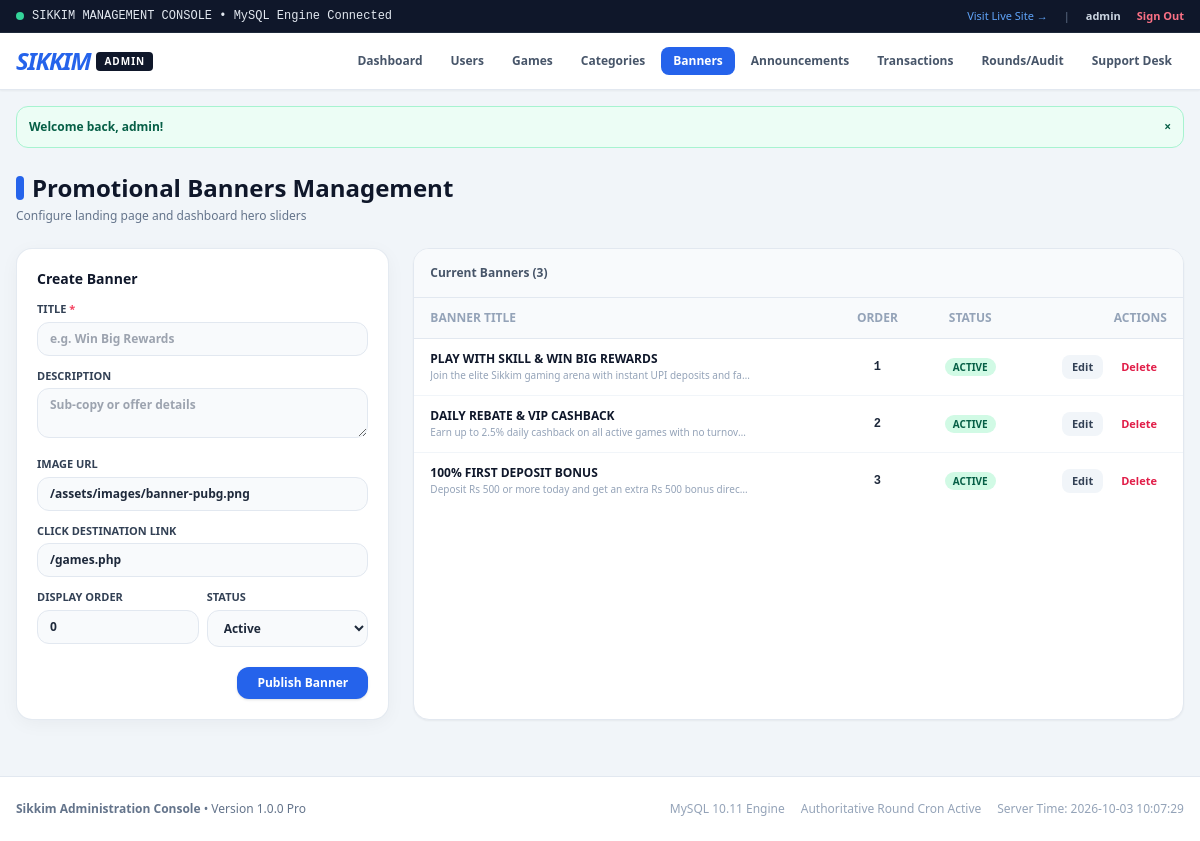
The page /admin/banners.php (signed in) on the database its author committed.
### tables this page shows
CREATE TABLE `users` (
  `id` INT AUTO_INCREMENT PRIMARY KEY,
  `username` VARCHAR(50) NOT NULL UNIQUE,
  `phone` VARCHAR(20) NOT NULL UNIQUE,
  `email` VARCHAR(100) DEFAULT NULL,
  `password_hash` VARCHAR(255) NOT NULL,
  `role` ENUM('user', 'admin') NOT NULL DEFAULT 'user',
  `status` ENUM('active', 'suspended') NOT NULL DEFAULT 'active',
  `avatar` VARCHAR(255) DEFAULT '/assets/images/avatar-default.png',
  `created_at` TIMESTAMP DEFAULT CURRENT_TIMESTAMP,
  `updated_at` TIMESTAMP DEFAULT CURRENT_TIMESTAMP ON UPDATE CURRENT_TIMESTAMP,
  INDEX `idx_users_phone` (`phone`),
  INDEX `idx_users_username` (`username`),
  INDEX `idx_users_role` (`role`)
);

CREATE TABLE `banners` (
  `id` INT AUTO_INCREMENT PRIMARY KEY,
  `title` VARCHAR(150) NOT NULL,
  `description` VARCHAR(255) DEFAULT NULL,
  `image` VARCHAR(255) NOT NULL,
  `link` VARCHAR(255) NOT NULL DEFAULT '#',
  `display_order` INT NOT NULL DEFAULT 0,
  `status` ENUM('active', 'inactive') NOT NULL DEFAULT 'active',
  `created_at` TIMESTAMP DEFAULT CURRENT_TIMESTAMP,
  INDEX `idx_banner_status` (`status`),
  INDEX `idx_banner_order` (`display_order`)
);

### includes/auth.php (called while the page is built, shortened)
<?php
function isLoggedIn(): bool {
    return isset($_SESSION['user_id']) && !empty($_SESSION['user_id']);
}
function getCurrentUserId(): ?int {
    return $_SESSION['user_id'] ?? null;
}
function getCurrentUser(): ?array {
    $uid = getCurrentUserId();
    $pdo = getDB();
    $stmt = $pdo->prepare("
        SELECT u.id, u.username, u.phone, u.email, u.role, u.status, u.avatar, u.created_at,
               COALESCE(w.balance, 0.00) as balance,
               COALESCE(w.bonus_balance, 0.00) as bonus_balance,
               COALESCE(w.total_deposited, 0.00) as total_deposited,
               COALESCE(w.total_withdrawn, 0.00) as total_withdrawn
        FROM `users` u
        LEFT JOIN `wallets` w ON u.id = w.user_id
        WHERE u.id = :id AND u.status = 'active'
        LIMIT 1
    ");
    $stmt->execute([':id' => $uid]);
    $user = $stmt->fetch();
    return $user ?: null;
}
function requireAdmin(): array {
    $user = getCurrentUser();
    return $user;
}
function e(?string $string): string {
    return htmlspecialchars($string ?? '', ENT_QUOTES, 'UTF-8');
}
function getFlash(): ?array {
    if (isset($_SESSION['flash'])) {
        $flash = $_SESSION['flash'];
        return $flash;
    }
    return null;
}

### admin/banners.php (the view, shortened to what this page needs)
<?php
require_once __DIR__ . '/includes/admin_header.php';
$pdo = getDB();
$editBanner = null;
$banners = $pdo->query("SELECT * FROM `banners` ORDER BY `display_order` ASC, `id` DESC")->fetchAll();
?>
<div class="w-full mb-6">
    <h1 class="text-xl sm:text-2xl font-black text-slate-900 flex items-center gap-2">
        <span class="w-2 h-6 bg-blue-600 rounded-full inline-block"></span>
        Promotional Banners Management
    </h1>
    <p class="text-xs text-slate-500 mt-1">Configure landing page and dashboard hero sliders</p>
</div>
<div class="grid grid-cols-1 lg:grid-cols-3 gap-6 mb-8">
    <div class="card-premium p-5 self-start">
        <h3 class="font-black text-slate-900 text-sm mb-3">
            <?= $editBanner ? 'Edit Banner' : 'Create Banner' ?>
        </h3>
        <form method="POST" action="/admin/banners.php" class="space-y-3">
            <div>
                <label class="block text-[11px] font-bold text-slate-700 uppercase mb-1">Title <span class="text-rose-500">*</span></label>
                <input type="text" name="title" value="<?= e($editBanner['title'] ?? '') ?>" required placeholder="e.g. Win Big Rewards" class="w-full px-3 py-2 bg-slate-50 border border-slate-200 rounded-xl text-xs font-semibold focus:ring-2 focus:ring-blue-500">
            </div>
            <div>
                <label class="block text-[11px] font-bold text-slate-700 uppercase mb-1">Description</label>
                <textarea name="description" rows="2" placeholder="Sub-copy or offer details" class="w-full px-3 py-2 bg-slate-50 border border-slate-200 rounded-xl text-xs font-semibold focus:ring-2 focus:ring-blue-500"><?= e($editBanner['description'] ?? '') ?></textarea>
            </div>
            <div>
                <label class="block text-[11px] font-bold text-slate-700 uppercase mb-1">Image URL</label>
                <input type="text" name="image" value="<?= e($editBanner['image'] ?? '/assets/images/banner-pubg.png') ?>" placeholder="/assets/images/banner.png" class="w-full px-3 py-2 bg-slate-50 border border-slate-200 rounded-xl text-xs font-semibold focus:ring-2 focus:ring-blue-500">
            </div>
            <div>
                <label class="block text-[11px] font-bold text-slate-700 uppercase mb-1">Click Destination Link</label>
                <input type="text" name="link" value="<?= e($editBanner['link'] ?? '/games.php') ?>" placeholder="/games.php" class="w-full px-3 py-2 bg-slate-50 border border-slate-200 rounded-xl text-xs font-semibold focus:ring-2 focus:ring-blue-500">
            </div>
            <div class="grid grid-cols-2 gap-2">
                <div>
                    <label class="block text-[11px] font-bold text-slate-700 uppercase mb-1">Display Order</label>
                    <input type="number" name="display_order" value="<?= (int)($editBanner['display_order'] ?? 0) ?>" class="w-full px-3 py-2 bg-slate-50 border border-slate-200 rounded-xl text-xs font-bold">
                </div>
                <div>
                    <label class="block text-[11px] font-bold text-slate-700 uppercase mb-1">Status</label>
                    <select name="status" class="w-full px-3 py-2 bg-slate-50 border border-slate-200 rounded-xl text-xs font-bold">
                        <option value="active" <?= ($editBanner && $editBanner['status'] === 'active') ? 'selected' : '' ?>>Active</option>
                    </select>
                </div>
            </div>
            <div class="pt-2 flex items-center justify-end gap-2">
                <button type="submit" class="px-5 py-2 bg-blue-600 hover:bg-blue-700 text-white rounded-xl text-xs font-bold shadow">
                    <?= $editBanner ? 'Update Banner' : 'Publish Banner' ?>
                </button>
            </div>
        </form>
    </div>
    <div class="lg:col-span-2 bg-white rounded-2xl border border-slate-200 shadow-sm overflow-hidden">
        <div class="p-4 bg-slate-50 border-b border-slate-200 font-bold text-xs text-slate-600">
            Current Banners (<?= count($banners) ?>)
        </div>
        <?php if (!empty($banners)): ?>
            <div class="overflow-x-auto no-scrollbar">
                <table class="w-full text-left text-xs">
                    <thead>
                        <tr class="border-b border-slate-200 text-slate-400 uppercase font-bold bg-slate-50">
                            <th class="py-3 px-4">Banner Title</th>
                            <th class="py-3 px-4 text-center">Order</th>
                            <th class="py-3 px-4 text-center">Status</th>
                            <th class="py-3 px-4 text-right">Actions</th>
                        </tr>
                    </thead>
                    <tbody class="divide-y divide-slate-100">
                        <?php foreach ($banners as $b): ?>
                            <tr class="hover:bg-slate-50 transition">
                                <td class="py-3 px-4">
                                    <div class="font-bold text-slate-900"><?= e($b['title']) ?></div>
                                    <div class="text-[10px] text-slate-400 truncate max-w-xs"><?= e($b['description']) ?></div>
                                </td>
                                <td class="py-3 px-4 text-center font-mono font-bold">
                                    <?= (int)$b['display_order'] ?>
                                </td>
                                <td class="py-3 px-4 text-center">
                                    <span class="text-[10px] uppercase font-black px-2 py-0.5 rounded-full <?= $b['status'] === 'active' ? 'bg-emerald-100 text-emerald-800' : 'bg-rose-100 text-rose-800' ?>">
                                        <?= e($b['status']) ?>
                                    </span>
                                </td>
                                <td class="py-3 px-4 text-right">
                                    <div class="flex items-center justify-end gap-2">
                                        <a href="/admin/banners.php?edit=<?= $b['id'] ?>" class="px-2.5 py-1 rounded-lg text-[11px] font-bold bg-slate-100 hover:bg-slate-200 text-slate-700">
                                            Edit
                                        </a>
                                        <form method="POST" action="/admin/banners.php" onsubmit="return confirm('Delete this banner?');" class="inline">
                                            <button type="submit" name="delete_banner" value="1" class="px-2.5 py-1 rounded-lg text-[11px] font-bold text-rose-600 hover:bg-rose-50">
                                                Delete
                                            </button>
                                        </form>
                                    </div>
                                </td>
                            </tr>
                        <?php endforeach; ?>
                    </tbody>
                </table>
            </div>
        <?php else: ?>
            <div class="p-8 text-center text-xs text-slate-400">
                No banners active. Create one using the form on the left.
            </div>
        <?php endif; ?>
    </div>
</div>
<?php require_once __DIR__ . '/includes/admin_footer.php'; ?>

### admin/includes/admin_header.php (shortened to what this page needs)
<?php
require_once __DIR__ . '/../../includes/auth.php';
$adminUser = requireAdmin();
$currentAdminUri = parse_url($_SERVER['REQUEST_URI'], PHP_URL_PATH);
?>
<!DOCTYPE html>
<html lang="en">
<head>
    <script src="https://cdn.tailwindcss.com"></script>
    <link rel="stylesheet" href="/assets/css/style.css">
</head>
<body class="bg-slate-100 text-slate-800 antialiased min-h-screen flex flex-col font-sans">
    <div class="bg-slate-900 text-slate-200 text-xs py-2 px-4 border-b border-slate-800">
        <div class="max-w-7xl mx-auto flex items-center justify-between">
            <div class="flex items-center gap-2 font-mono">
                <span class="w-2 h-2 rounded-full bg-emerald-400"></span>
                <span>SIKKIM MANAGEMENT CONSOLE • MySQL Engine Connected</span>
            </div>
            <div class="flex items-center gap-4 text-[11px]">
                <a href="/" target="_blank" class="text-blue-400 hover:text-white transition">Visit Live Site &rarr;</a>
                <span class="text-slate-500">|</span>
                <span class="text-slate-300 font-bold"><?= e($adminUser['username']) ?></span>
                <a href="/logout.php" class="text-rose-400 hover:text-rose-300 font-bold">Sign Out</a>
            </div>
        </div>
    </div>
    <header class="w-full bg-white border-b border-slate-200 shadow-sm">
        <div class="max-w-7xl mx-auto px-4 py-3">
            <div class="flex flex-col md:flex-row md:items-center justify-between gap-3">
                <div class="flex items-center gap-3">
                    <a href="/admin/" class="flex items-center gap-1.5">
                        <span class="text-2xl font-black italic tracking-tighter text-blue-600"><i>S</i>IKKIM</span>
                        <span class="text-[10px] font-black uppercase bg-slate-900 text-white px-2 py-0.5 rounded tracking-widest">Admin</span>
                    </a>
                </div>
                <nav class="flex flex-wrap items-center gap-1 text-xs font-bold">
                    <a href="/admin/" class="px-3 py-1.5 rounded-lg transition <?= $currentAdminUri === '/admin/' || $currentAdminUri === '/admin/index.php' ? 'bg-blue-600 text-white' : 'text-slate-600 hover:bg-slate-100' ?>">
                        Dashboard
                    </a>
                    <a href="/admin/users.php" class="px-3 py-1.5 rounded-lg transition <?= strpos($currentAdminUri, 'users.php') !== false ? 'bg-blue-600 text-white' : 'text-slate-600 hover:bg-slate-100' ?>">
                        Users
                    </a>
                    <a href="/admin/games.php" class="px-3 py-1.5 rounded-lg transition <?= strpos($currentAdminUri, 'games.php') !== false ? 'bg-blue-600 text-white' : 'text-slate-600 hover:bg-slate-100' ?>">
                        Games
                    </a>
                    <a href="/admin/categories.php" class="px-3 py-1.5 rounded-lg transition <?= strpos($currentAdminUri, 'categories.php') !== false ? 'bg-blue-600 text-white' : 'text-slate-600 hover:bg-slate-100' ?>">
                        Categories
                    </a>
                    <a href="/admin/banners.php" class="px-3 py-1.5 rounded-lg transition <?= strpos($currentAdminUri, 'banners.php') !== false ? 'bg-blue-600 text-white' : 'text-slate-600 hover:bg-slate-100' ?>">
                        Banners
                    </a>
                    <a href="/admin/announcements.php" class="px-3 py-1.5 rounded-lg transition <?= strpos($currentAdminUri, 'announcements.php') !== false ? 'bg-blue-600 text-white' : 'text-slate-600 hover:bg-slate-100' ?>">
                        Announcements
                    </a>
                    <a href="/admin/transactions.php" class="px-3 py-1.5 rounded-lg transition <?= strpos($currentAdminUri, 'transactions.php') !== false ? 'bg-blue-600 text-white' : 'text-slate-600 hover:bg-slate-100' ?>">
                        Transactions
                    </a>
                    <a href="/admin/rounds.php" class="px-3 py-1.5 rounded-lg transition <?= strpos($currentAdminUri, 'rounds.php') !== false ? 'bg-blue-600 text-white' : 'text-slate-600 hover:bg-slate-100' ?>">
                        Rounds/Audit
                    </a>
                    <a href="/admin/support.php" class="px-3 py-1.5 rounded-lg transition <?= strpos($currentAdminUri, 'support.php') !== false ? 'bg-blue-600 text-white' : 'text-slate-600 hover:bg-slate-100' ?>">
                        Support Desk
                    </a>
                </nav>
            </div>
        </div>
    </header>
    <?php $flash = getFlash(); if ($flash): ?>
        <div class="max-w-7xl mx-auto px-4 mt-4 w-full">
            <div class="rounded-xl p-3 text-xs font-bold flex items-center justify-between <?= $flash['type'] === 'success' ? 'bg-emerald-50 text-emerald-800 border border-emerald-200' : 'bg-rose-50 text-rose-800 border border-rose-200' ?>">
                <span><?= e($flash['message']) ?></span>
                <button onclick="this.parentElement.remove()" class="text-xs">&times;</button>
            </div>
        </div>
    <?php endif; ?>
    <main class="flex-1 w-full max-w-7xl mx-auto px-4 py-6">

### assets/css/style.css (style rules this page uses)
html, body { overflow-x: hidden; scroll-behavior: smooth; }
.no-scrollbar { -ms-overflow-style: none; scrollbar-width: none; }
.card-premium { background: #ffffff; border: 1px solid rgba(226, 232, 240, 0.9); box-shadow: 0 4px 20px -2px rgba(15, 23, 42, 0.05); border-radius: 1rem; }

### rows shown on the page
users: username "admin"
banners: title "PLAY WITH SKILL & WIN BIG REWARDS", description "Join the elite Sikkim gaming arena with instant UPI deposits and fa…", display_order "1", status "ACTIVE"
banners: title "DAILY REBATE & VIP CASHBACK", description "Earn up to 2.5% daily cashback on all active games with no turnov…", display_order "2", status "ACTIVE"
banners: title "100% FIRST DEPOSIT BONUS", description "Deposit Rs 500 or more today and get an extra Rs 500 bonus direc…", display_order "3", status "ACTIVE"

### other values the page prints
$flash['message'] "Welcome back, admin!"
count($banners) "3"
